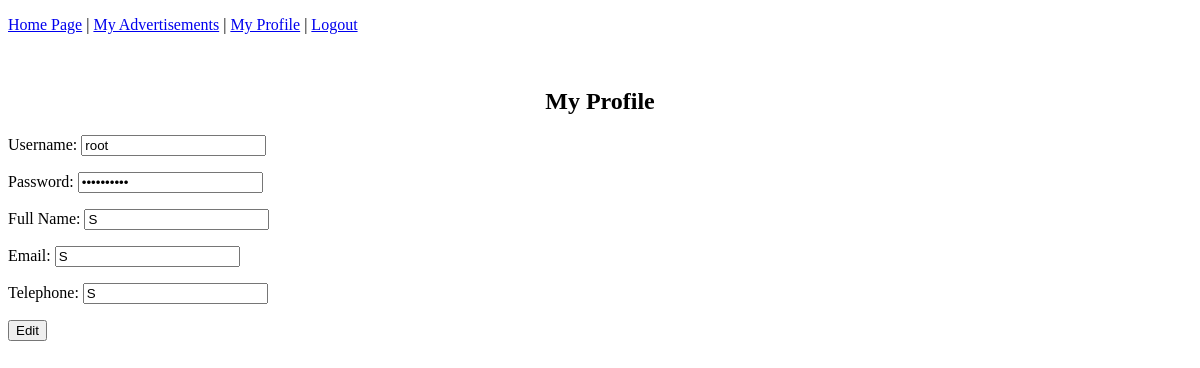
The page /profile (signed in) on the database its author committed.
### tables this page shows
CREATE TABLE User(username TEXT PRIMARY KEY,password TEXT,fullname TEXT,email TEXT,telno TEXT);

### app.py (the view)
@app.route('/profile')
def profile():
    if "username" in session:
        conn = sqlite3.connect(db_name)
        c = conn.cursor()
        c.execute("SELECT * FROM User WHERE username=?", (session["username"],))
        user = c.fetchone()
        conn.close()
        return render_template("profile.html", user=user)
    else:
        return render_template("profile.html")

### templates/profile.html (shortened to what this page needs)
{% extends 'base.html' %}
{% block header %}
    <h1 class="center">{% block title %}My Profile{% endblock %}</h1>
{% endblock %}
{% block content %}
    {% if user %}
        <form name="profileform" onsubmit="return validate_form('profileform');" method="POST" action="/edit_profile">
            <p>Username: <input type="text" name="username" required placeholder="..." value="{{ user[0] }}" onkeyup="validate_username('profileform')"/>
                </p>
            <p>Password: <input type="password" name="password" required placeholder="****" value="{{ user[1] }}" onkeyup="validate_password('profileform')"/>
                </p>
            <p>Full Name: <input type="text" name="fullname" required placeholder="John Doe" value="{{ user[2] }}" onkeyup="validate_fullname('profileform')"/>
                </p>
            <p>Email: <input type="text" name="email" required placeholder="someone@organization.domain" value="{{ user[3] }}" onkeyup="validate_email('profileform')"/>
                </p>
            <p>Telephone: <input type="text" name="telephone" required placeholder="+90 555 555 5555" value="{{ user[4] }}" onkeyup="validate_telephone('profileform')"/>
                </p>
            <p><input type="submit" value="Edit"/></p>
        </form>
    {% else %}
        <p class="error">User is not logged in.</p>
        <p>Please go back to <a href="/index">Homepage</a> to login first, or register <a href="/register">here</a></p>
    {% endif %}
{% endblock %}

### static/mystyle.css (style rules this page uses)
body { background-color: white; }
h1,p { color: black; }
.center { text-align: center; margin-left: auto; margin-right: auto; }

### rows shown on the page
User: username "root", fullname "S", email "S", telephone "S"
